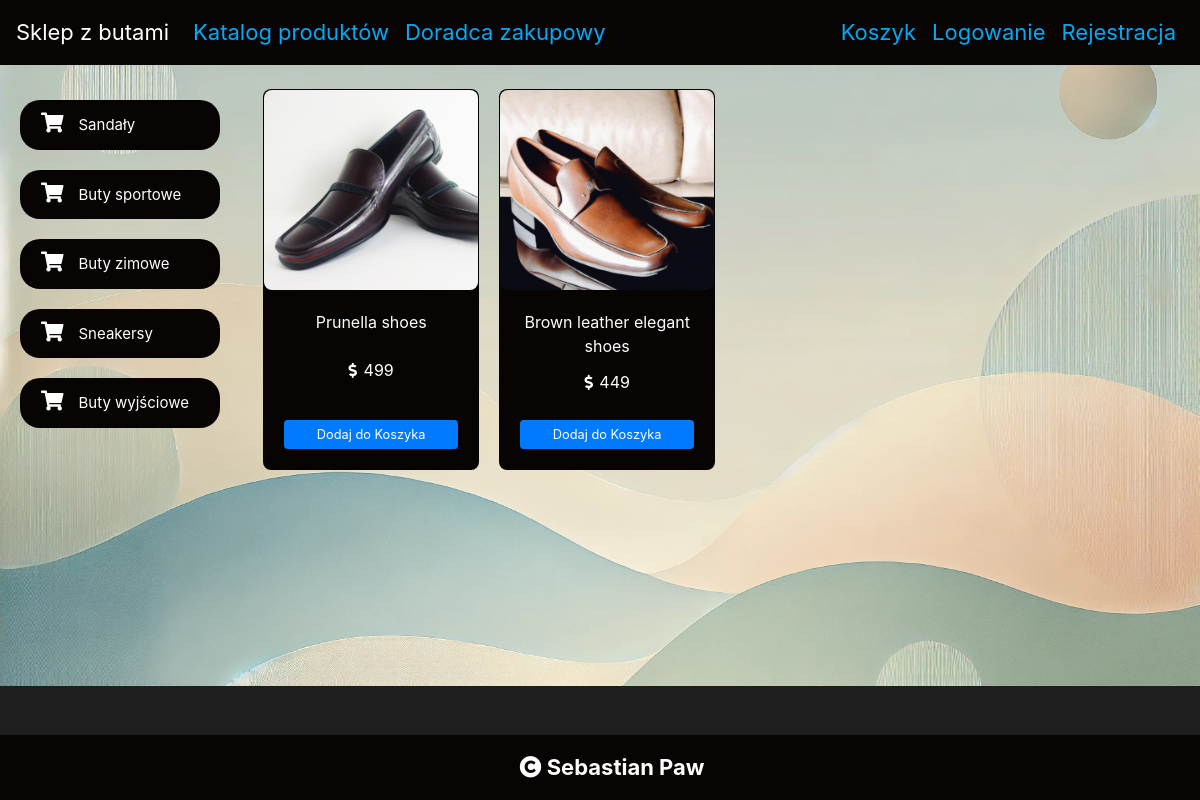
The app's page /?category=5 with its own data.
### frontend/models.py (models this page shows, shortened)
class Category(models.Model):
    class Meta:
        verbose_name_plural = "Categories"
    name = models.CharField(max_length=200, blank=False)
    def __str__(self):
        return self.name

class Product(models.Model):
    name = models.CharField(max_length=200, blank=False)
    price = models.IntegerField(default=0, blank=False)
    category = models.ForeignKey(Category, on_delete=models.CASCADE, blank=True)
    description = models.TextField(max_length=600, blank=False, default='---')
    image = models.ImageField(null=True, default='default.jpg', blank=True)
    stock = models.IntegerField(default=0, blank=False)
    tags = TaggableManager()

### frontend/views.py (the view)
# urls.py: path('', views.homePage, name='home'),
def homePage(request):
    products = None
    categories = Category.objects.all()
    category_id = request.GET.get('category')
    if category_id:
        products = Product.objects.filter(category=category_id)
    else:
        products = Product.objects.filter(category=1)
    context = {'products': products, 'categories': categories}
    return render(request, 'frontend/home.html', context)

### frontend/templates/frontend/home.html (shortened to what this page needs)
{% extends 'frontend/base.html' %}
{% block content %}
<div class="container mt-4">
    <div class="row">
        <div class="col-lg-3">
            <div class="list-group" id="myList">
                {% for category in categories %}
                <a href="/?category={{category.id}}" class="list-group-item text-white" style="background-color:#080404;margin-bottom: 20px;border-radius: 20px;">
                    <i class="fa fa-shopping-cart" style="margin-right: 15px; font-size: 20px;"></i>{{category.name}}</a>
                {% endfor %}
            </div>
        </div>
        <div id="products" class="col-lg-8">
            <div class="row mx-auto" style="display: grid; grid-template-columns: repeat(3, 1fr); gap: 20px; justify-content: center;">
                {% for product in products %}
                <div class="card mb-4" style="width: 13.5rem; background-color: #080404;">
                    <a href="#{{product.name}}" data-toggle="modal">
                        <img src="{{product.image.url}}" class="card-img-top hover_img"></a>
                    <div class="card-body text-white d-flex flex-column justify-content-between">
                        <p class="card-title">{{product.name}}</p>
                        <p class="card-text"><i class="fas fa-dollar-sign" style="margin-right: 2px; font-size: 15px;"></i>
                        {{product.price}}</p>
                        <a href="{% url 'frontend:add_to_cart' product.id %}" class="btn btn-primary btn-sm">Dodaj do Koszyka</a>
                    </div>
                </div>
                {% endfor %}
            </div>
        </div>
    </div>
</div>
{% endblock %}

### frontend/static/frontend/style.css (style rules this page uses)
a { font-size: 15px; color: #03A9F4; }
body { background-color: #1E1E1E; background-image: url("calm.webp"); background-repeat: no-repeat; background-size: cover; color: white; padding-bottom: 50px; }
.list-group { position: fixed; top: 100px; left: 20px; width: 200px; }
#products { display: grid; grid-template-columns: repeat(auto-fit, minmax(250px, 1fr)); gap: 20px; justify-content: center; margin: 0 auto; }
.card { border-radius: 8px; background-color: #080404; color: white; }
.card img { height: 200px; width: 100%; object-fit: cover; border-radius: 8px; }
.card-body { display: flex; flex-direction: column; justify-content: space-between; text-align: center; }
.btn-sm { font-size: 0.8rem; padding: 4px 8px; margin-top: 10px; }
.hover_img { transition: transform .5s ease; }
.container { display: flex; }

### records on screen
Category: name "Sandały"
Category: name "Buty sportowe"
Category: name "Buty zimowe"
Category: name "Sneakersy"
Category: name "Buty wyjściowe"
Product: image (picture), name "Prunella shoes", price "499"
Product: image (picture), name "Brown leather elegant shoes", price "449"
